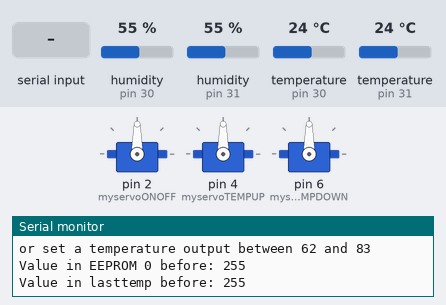
This sketch was run on a simulated Arduino Uno, built with avr-gcc and run on an emulated ATmega328P. Shown: 3 × servo, the last lines printed to the serial monitor. The inputs (shaded band) are chosen by the test bench; at power-on: humidity (sensors on pin 30, pin 31) 55 %, temperature (sensors on pin 30, pin 31) 24 °C. EEPROM starts erased.

Above: at 2.9 s.
3.0 s: "Humidity1: \n" received over Serial
At 6.1 s:
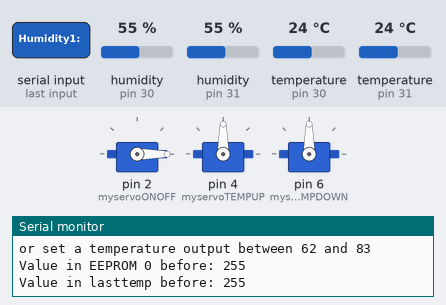
6.5 s: "62\n" received over Serial
At 8.11 s:
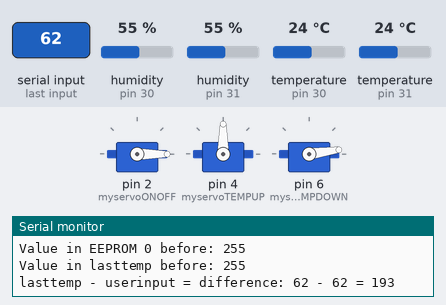
At 8.71 s:
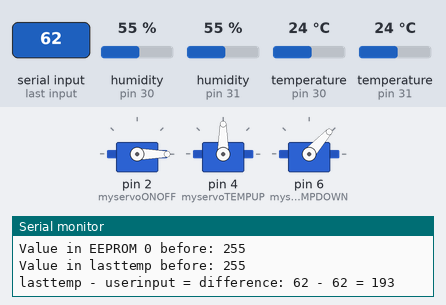
Timing chart, 0 to 16.3 s (numbered marks = the images above; inputs shaded):
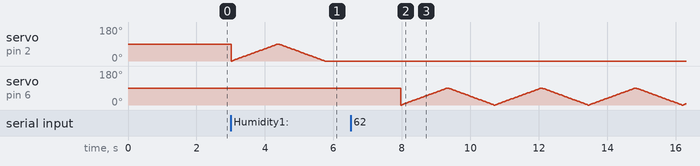

The sketch:

0926.ino
```cpp
//Libraries inlcuded
#include <Servo.h>
#include "DHT.h"
#include <EEPROM.h>

////////////////////////////// Temperature Sensors ////////////////////////////////
//Defining pins
#define Tempin1 30     // Digital pin connected to the DHT sensor
#define Tempin2 31

//Defining temperature sensor type
#define DHTTYPE DHT22

//Initializing temperature sensors
DHT dht1(Tempin1, DHTTYPE);
DHT dht2(Tempin2, DHTTYPE);

//variables
float h1 = 0;
float t1 = 0;
float f1 = 0;
float h2 = 0;
float t2 = 0;
float f2 = 0;

//Functions
void ReadTemp() {
    // Wait a few seconds between measurements.
  delay(2000);

  //take temperature and load them into variables
  //humidity reading from sensor 1
  h1 = dht1.readHumidity();
  // Read temperature as Celsius (the default)
  t1 = dht1.readTemperature();
  // Read temperature as Fahrenheit (isFahrenheit = true)
  f1 = dht1.readTemperature(true);


  //humidity reading from sensor 2
  h2 = dht2.readHumidity();
  // Read temperature as Celsius (the default)
  t2 = dht2.readTemperature();
  // Read temperature as Fahrenheit (isFahrenheit = true)
  f2 = dht2.readTemperature(true);

  // Check if any reads failed and exit early (to try again).
  if (isnan(h1) || isnan(t1) || isnan(f1)) {
    Serial.println(F("Failed to read from DHT sensor 1!"));
    return;
  }

  // Check if any reads failed and exit early (to try again).
  if (isnan(h2) || isnan(t2) || isnan(f2)) {
    Serial.println(F("Failed to read from DHT sensor 2!"));
    return;
  }

  //PRINT STATEMENTS
  //Serial.print(F("Humidity1: "));
  //Serial.print(h1);
  Serial.print(F("Temperature1: "));
  Serial.print(t1);
  Serial.print(F("°C "));
  Serial.print(f1);
  Serial.println(F("°F "));


  //Serial.print(F("Humidity2: "));
  //Serial.print(h2);
  Serial.print(F("Temperature2: "));
  Serial.print(t2);
  Serial.print(F("°C "));
  Serial.print(f2);
  Serial.println(F("°F "));
}

///////////////////////////////////////////////////////////////////////////////////


///////////////////////////// Servo Motors ////////////////////////////////////////

//Initailazing Servo Motors
Servo myservoONOFF;  // create servo object to control a servo
Servo myservoTEMPUP;  // create servo object to control a servo
Servo myservoTEMPDOWN;  // create servo object to control a servo


//Initailizing Variables
int pos = 0;    // variable to store the servo position
int on = 0;

//Functions
//ON/OFF
void PushButtonONOFF(){
  for (pos = 0; pos <= 90; pos += 1) { // goes from 0 degrees to 180 degrees
     // in steps of 1 degree
     myservoONOFF.write(pos);              // tell servo to go to position in variable 'pos'
     delay(15);                       // waits 15 ms for the servo to reach the position
  }
  for (pos = 90; pos >= 0; pos -= 1) { // goes from 180 degrees to 0 degrees
     myservoONOFF.write(pos);              // tell servo to go to position in variable 'pos'
     delay(15);                       // waits 15 ms for the servo to reach the position
  }
}

//TEMP UP
void PushButtonTEMPUP(){
  for (pos = 0; pos <= 90; pos += 1) { // goes from 0 degrees to 180 degrees
     // in steps of 1 degree
     myservoTEMPUP.write(pos);              // tell servo to go to position in variable 'pos'
     delay(15);                       // waits 15 ms for the servo to reach the position
  }
  for (pos = 90; pos >= 0; pos -= 1) { // goes from 180 degrees to 0 degrees
     myservoTEMPUP.write(pos);              // tell servo to go to position in variable 'pos'
     delay(15);                       // waits 15 ms for the servo to reach the position
  }
}

//TEMP DOWN
void PushButtonTEMPDOWN(){
  for (pos = 0; pos <= 90; pos += 1) { // goes from 0 degrees to 180 degrees
     // in steps of 1 degree
     myservoTEMPDOWN.write(pos);              // tell servo to go to position in variable 'pos'
     delay(15);                       // waits 15 ms for the servo to reach the position
  }
  for (pos = 90; pos >= 0; pos -= 1) { // goes from 180 degrees to 0 degrees
     myservoTEMPDOWN.write(pos);              // tell servo to go to position in variable 'pos'
     delay(15);                       // waits 15 ms for the servo to reach the position
  }
}


///////////////////////////////////////////////////////////////////////////////////


void setup() {

  Serial.begin(9600);

  ///////////////////////////// Temperature Sensors ////////////////////////////////
  Serial.println(F("DHT22 Sensor 1 and Sensor 2 Test!"));

  //Starting temperature sensors
  dht1.begin();
  dht2.begin();
  //////////////////////////////////////////////////////////////////////////////////


  ///////////////////////////// Servo Motors ////////////////////////////////////////
  myservoONOFF.attach(2);  // attaches the servo on pin 2 to the servo object
  myservoTEMPUP.attach(4);  // attaches the servo on pin 2 to the servo object
  myservoTEMPDOWN.attach(6);  // attaches the servo on pin 2 to the servo object
  ///////////////////////////////////////////////////////////////////////////////////
}

void loop() {

  //variables
  int userinput = 0;

  ////////////////////////////// ESTABLISH CONNECTION ///////////////////////////

  //send message every 30 sec until a response from modem

  ///////////////////////////////////////////////////////////////////////////////


  ////////////////////////////// TEMP READINGS //////////////////////////////////

  //Take temperature every 2 seconds
  ReadTemp();

  //if internal cabin temp is greater than 90 degrees send notification
  if( f1 > 90 ) {
    Serial.println("WARNING: Cabin is above 90 degrees ferinheight");
  }


  //Temperature too high


  ////////////////////////////////////////////////////////////////////////////////


  /////////////////////////////// SERVO MOTOR ////////////////////////////////////

  //on/off
  //Raise temperature
  //Lower temperature

  //variables
  int lasttemp = EEPROM.read(0);
  int difference = 0;


  //Print statements
  Serial.println("Commands:");
  Serial.println("1. ON");
  Serial.println("2. OFF");
  Serial.println("or set a temperature output between 62 and 83");

  Serial.print("Value in EEPROM 0 before: ");
  Serial.println(EEPROM.read(0));

  Serial.print("Value in lasttemp before: ");
  Serial.println(lasttemp);


  //while no user input detected do nothing
  while(Serial.available() == 0) {
  }

  userinput = Serial.parseInt();


    switch(userinput) {
      case 1: //ON
        PushButtonONOFF();
        break;
      case 2: //OFF
        PushButtonONOFF();
        break;
      case 62:
      case 63:
      case 64:
      case 65:
      case 66:
      case 67:
      case 68:
      case 69:
      case 70:
      case 71:
      case 72:
      case 73:
      case 74:
      case 75:
      case 76:
      case 77:
      case 78:
      case 79:
      case 80:
      case 81:
      case 82:
      case 83:

        //determine difference of setpoint and last temp
        difference = lasttemp - userinput;

        //update EEPROM with userinput
        EEPROM.write(0,userinput);

        //update lasttemp with userinput
        lasttemp = EEPROM.read(0);

        Serial.print("lasttemp - userinput = difference: ");
        Serial.print(lasttemp);
        Serial.print(" - ");
        Serial.print(userinput);
        Serial.print(" = ");
        Serial.println(difference);

        if(difference < 0) {
          difference = abs(difference);
          for( int i = 0 ; i < difference ; i++){
            PushButtonTEMPUP();
          }
        }

        if(difference > 0) {
          for( int i = 0 ; i < difference ; i++){
            PushButtonTEMPDOWN();
          }
        }
        break;
     default:
        Serial.println("User Input ERROR. Try again");
        Serial.println();
    }

  ////////////////////////////////////////////////////////////////////////////////


}


/////////////////////////////// NOTES ////////////////////////////////////////////

  //program uses delays which doesnt allow anything to happen until it waits
  //program can only take temp reading after button is pressed
  //user input needs to be set to a different variable setpoint


//////////////////////////////////////////////////////////////////////////////////
```
